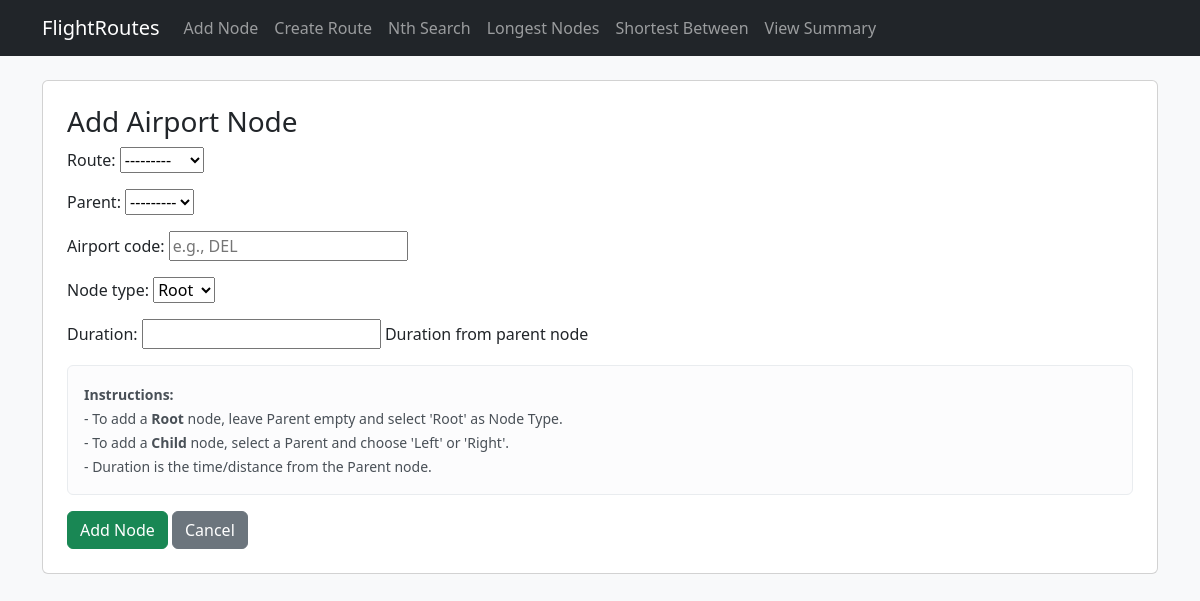
Before: /add-node/ with the older database file.
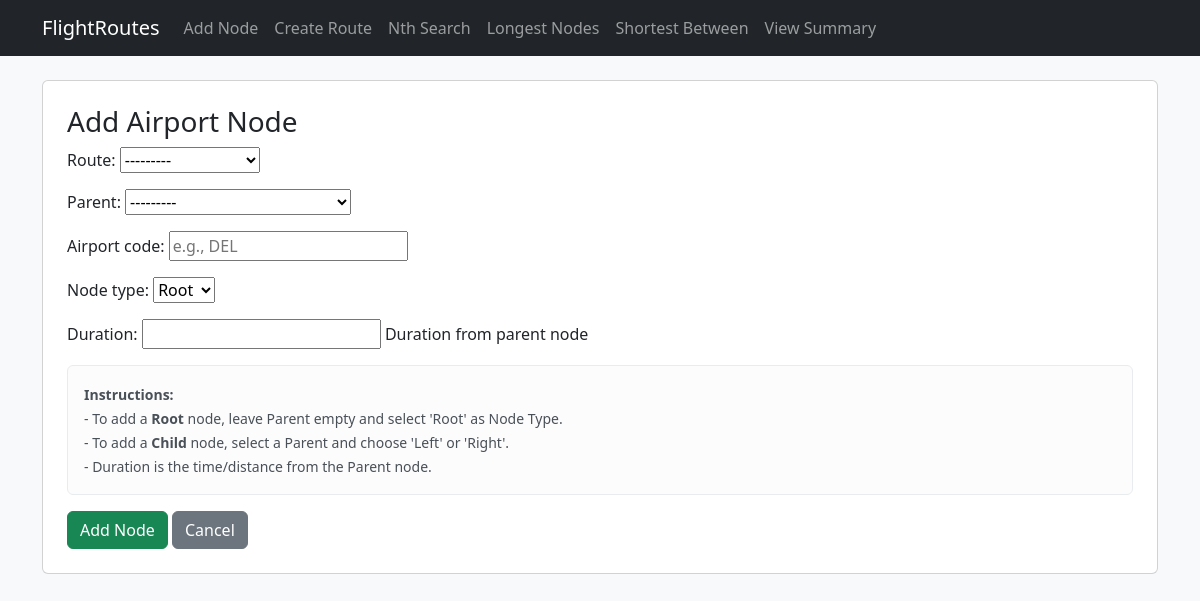
After: the same page with the newer database file.
### flight/models.py (models this page shows, shortened)
class FlightNode(models.Model):
    NODE_TYPE_CHOICES = (
        ('root', 'Root'),
        ('left', 'Left'),
        ('right', 'Right'),
    )
    route = models.ForeignKey(Route, on_delete=models.CASCADE, related_name='nodes')
    airport_code = models.CharField(max_length=10)
    duration = models.FloatField(help_text="Duration from parent node")
    parent = models.ForeignKey('self', on_delete=models.CASCADE, null=True, blank=True, related_name='child_nodes')
    node_type = models.CharField(max_length=10, choices=NODE_TYPE_CHOICES, default='root')
    class Meta:
        unique_together = ('parent', 'node_type')
    def __str__(self):
        if self.parent:
            return f"{self.airport_code} ({self.node_type} of {self.parent.airport_code}, {self.duration}km/min)"
        return f"{self.airport_code} (Root)"

### flight/views.py (the view)
# urls.py: path('add-node/', views.add_node, name='add_node'),
def add_node(request):
    if request.method == 'POST':
        form = AddRouteNodeForm(request.POST)
        if form.is_valid():
            node = form.save(commit=False)
            if node.node_type == 'root':
                if FlightNode.objects.filter(route=node.route, node_type='root').exists():
                    messages.error(request, f"Route {node.route.name} already has a Root node.")
                    return render(request, 'flights/add_node.html', {'form': form})
                node.parent = None
            else:
                if not node.parent:
                   messages.error(request, "Non-root node must have a parent.")
                   return render(request, 'flights/add_node.html', {'form': form})
                if FlightNode.objects.filter(parent=node.parent, node_type=node.node_type).exists():
                    messages.error(request, f"Parent {node.parent.airport_code} already has a {node.get_node_type_display()} child.")
                    return render(request, 'flights/add_node.html', {'form': form})
            node.save()
            messages.success(request, f"Node {node.airport_code} added to route {node.route.name}.")
            return redirect('flights:index')
    else:
        form = AddRouteNodeForm()
    return render(request, 'flights/add_node.html', {'form': form})

### flight/forms.py
class AddRouteNodeForm(forms.ModelForm):
    class Meta:
        model = FlightNode
        fields = ['route', 'parent', 'airport_code', 'node_type', 'duration']
        widgets = {
            'route': forms.Select(),
            'parent': forms.Select(),
            'airport_code': forms.TextInput(attrs={'placeholder': 'e.g., DEL'}),
            'node_type': forms.Select(),
            'duration': forms.NumberInput(attrs={'step': '0.1'}),
        }
    def __init__(self, *args, **kwargs):
        super().__init__(*args, **kwargs)
        self.fields['parent'].queryset = FlightNode.objects.all()
        self.fields['parent'].required = False

### flight/models.py (called while the page is built)
    def __str__(self):
        return self.name

### templates/flights/add_node.html
{% extends 'flights/base.html' %}
{% block content %}
  <div class="card p-4">
    <h3>Add Airport Node</h3>
    <form method="post">{% csrf_token %}
      {{ form.as_p }}
      <div class="alert alert-light mt-3">
          <small>
          <strong>Instructions:</strong><br>
          - To add a <strong>Root</strong> node, leave Parent empty and select 'Root' as Node Type.<br>
          - To add a <strong>Child</strong> node, select a Parent and choose 'Left' or 'Right'.<br>
          - Duration is the time/distance from the Parent node.
          </small>
      </div>
      <button class="btn btn-success">Add Node</button>
      <a href="{% url 'flights:index' %}" class="btn btn-secondary">Cancel</a>
    </form>
  </div>
{% endblock %}

Changed rows visible on the page:
added FlightNode: route "---------"
added FlightNode: parent "---------"
added FlightNode: node_type "Root"
Other visible differences:
form field route: "---------" → (not shown)
form field parent: "---------" → (not shown)
form field node_type: "Root" → (not shown)
